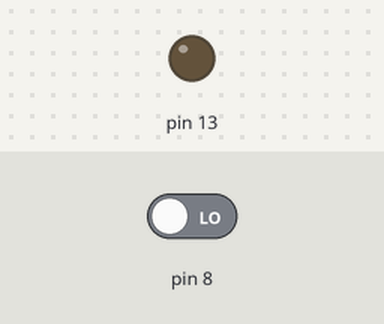
Recording of a sketch running on a simulated Arduino Uno, built with avr-gcc and run on an emulated ATmega328P. On the bench: output pins drawn as LEDs (lit = HIGH). The test bench sets the inputs (shaded band); at power-on: pin 8 LOW.

Above: at 1.2 s.
1.3 s: pin 8 driven HIGH
At 2.3 s:
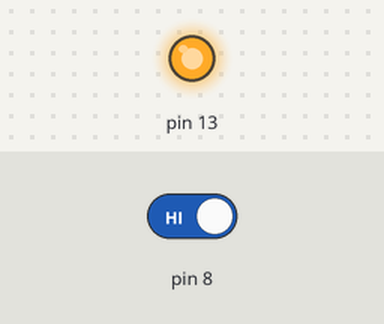
2.8 s: pin 8 driven LOW
At 3.4 s:
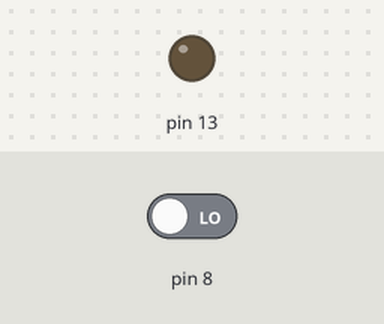
Timing chart, 0 to 5.8 s (numbered marks = the images above; inputs shaded):
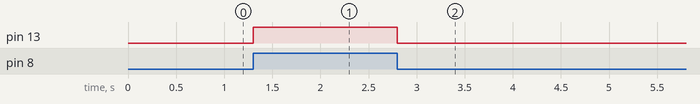

Measured:
- after the input at 1.3 s, pin 13: LOW → HIGH at once
- after the input at 2.8 s, pin 13: HIGH → LOW at once

The sketch:

Pir.ino
```cpp
int pirState = LOW;
int val = 0;

void setup()
{
  pinMode(13, OUTPUT);
  pinMode(8, INPUT);
}

void loop(){
  val = digitalRead(8);
  if (val == HIGH)
  {
    digitalWrite(13, HIGH);
    if (pirState == LOW) {
      pirState = HIGH;
    }
  }
  else
  {
    digitalWrite(13, LOW);
    if (pirState == HIGH){
      pirState = LOW;
    }
  }
}
```
